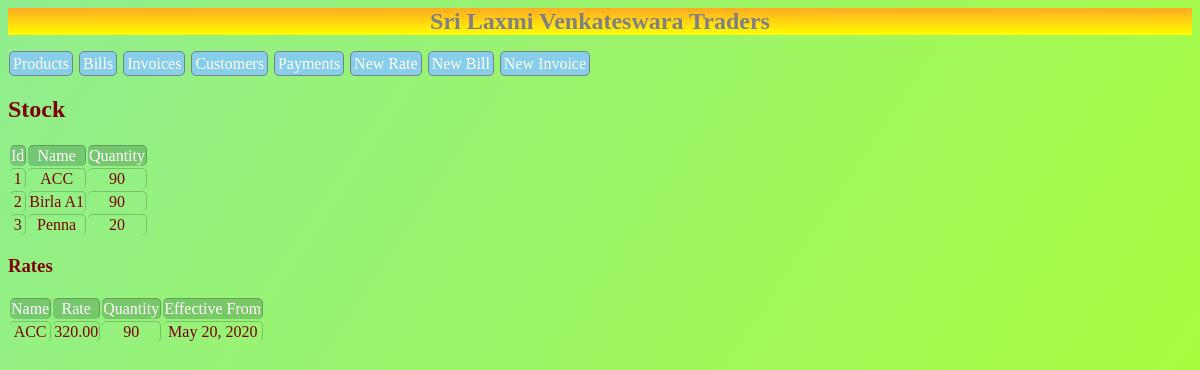
/products/, run on an earlier commit of the app's database.
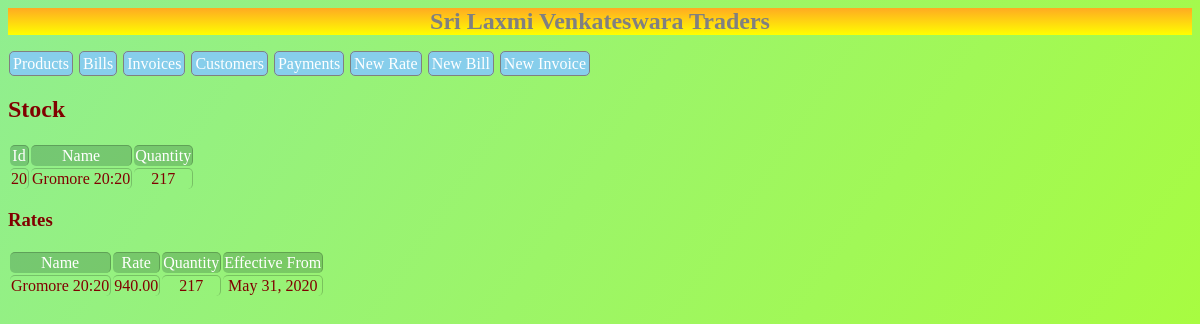
And on a later commit of the database.
### home/models.py (models this page shows, shortened)
class Product(models.Model):
    name = models.CharField(max_length=64)
    quantity = models.IntegerField(default=0)

class Rate(models.Model):
    product = models.ForeignKey(Product,on_delete=models.CASCADE)
    rate = models.DecimalField(max_digits=10,decimal_places=2)
    date = models.DateTimeField(auto_now=True)

### home/views.py (the view)
# urls.py: path('products/',ProductListView.as_view(),name='products'),
class ProductListView(ListView):
    model = Product
    context_object_name = 'products'
    def get_context_data(self):
        context = super().get_context_data()
        context['rates'] = Rate.objects.raw('SELECT r.id, p.name as name, r.rate, p.quantity, r.date  FROM home_rate as r INNER JOIN home_product as p ON r.product_id = p.id  order by r.date desc')
        return context

### home/templates/home/product_list.html (shortened to what this page needs)
{% extends 'home/base.html' %}
{% block content %}
    <h2>Stock</h2>
    <table>
        <tr>
            <td>Id</td>
            <td>Name</td>
            <td>Quantity</td>
        </tr>
        {% for p in products %}
            <tr>
                <td>{{ p.id }}</td>
                <td>{{ p.name }}</td>
                <td>{{ p.quantity }}</td>
            </tr>
        {% endfor %}
    </table>
        <h3>Rates</h3>
    <table>
            <tr>
                <td>Name</td>
                <td>Rate</td>
                <td>Quantity</td>
                <td>Effective From</td>
            </tr>
            {% for r in rates %}
        <tr>
            <td>{{ r.name }}</td>
            <td>{{ r.rate }}</td>
            <td>{{ r.quantity }}</td>
            <td ><span class="date">{{ r.date.date }}<span class="time">@ {{ r.date.time}}</span></span></td>
        </tr>
        {% endfor %}
{% endblock %}

### home/templates/home/base.html (shortened to what this page needs)
<html>
    <head>
    </head>
    <body >
        <div class='header'><h2>Sri Laxmi Venkateswara Traders</h2></div>
        <div class="links">
            <a href="{% url 'products' %}" class="btn">Products</a>
            <a href="{% url 'bills' %}" class='btn'>Bills</a>
            <a href="{% url 'invoices' %}" class='btn'>Invoices</a>
            <a href="{% url 'customers' %}" class='btn'>Customers</a>
            <a href="/admin/home/payment" target="blank" class="btn">Payments</a>
            <a href="{% url 'new_rate' %}" class='btn'>New Rate</a>
            <a href="{% url 'new_bill' %}" class='btn'>New Bill</a>
            <a href="{% url 'new_invoice' %}" class='btn'>New Invoice</a>
        </div>
        <div class="container">
            {% block content %}{% endblock %}
        </div>
    </body>
</html>

### home/templates/home/base.html (style rules this page uses)
.header { text-align: center; color: grey; background: linear-gradient(#fa2,#ff0); }
.btn { background-color:skyblue; color: white; text-decoration: none; margin: 1px; padding: 3px; border-radius: 5px; border: 1px solid grey; }
.links { padding-bottom: 3px; }
body { background: -webkit-gradient(linear,left top, right bottom , from(lightgreen), to(greenyellow)) fixed; color: maroon; }
td { text-align: center; border-right: 1px solid rgba(0,0,0,0.2); border-top: 1px solid rgba(0,0,0,0.2); border-radius: 5px; }
tr:nth-child(1) { background-color: rgba(0,43,33,0.2); color: white; }

What changed in the data, as far as the page shows it:
removed Product: id "1", name "ACC", quantity "90"
removed Product: id "2", name "Birla A1", quantity "90"
removed Product: id "3", name "Penna", quantity "20"
removed Rate: name "ACC", rate "320.00", quantity "90", date "May 20, 2020"
added Product: id "20", name "Gromore 20:20", quantity "217"
added Rate: name "Gromore 20:20", rate "940.00", quantity "217", date "May 31, 2020"
